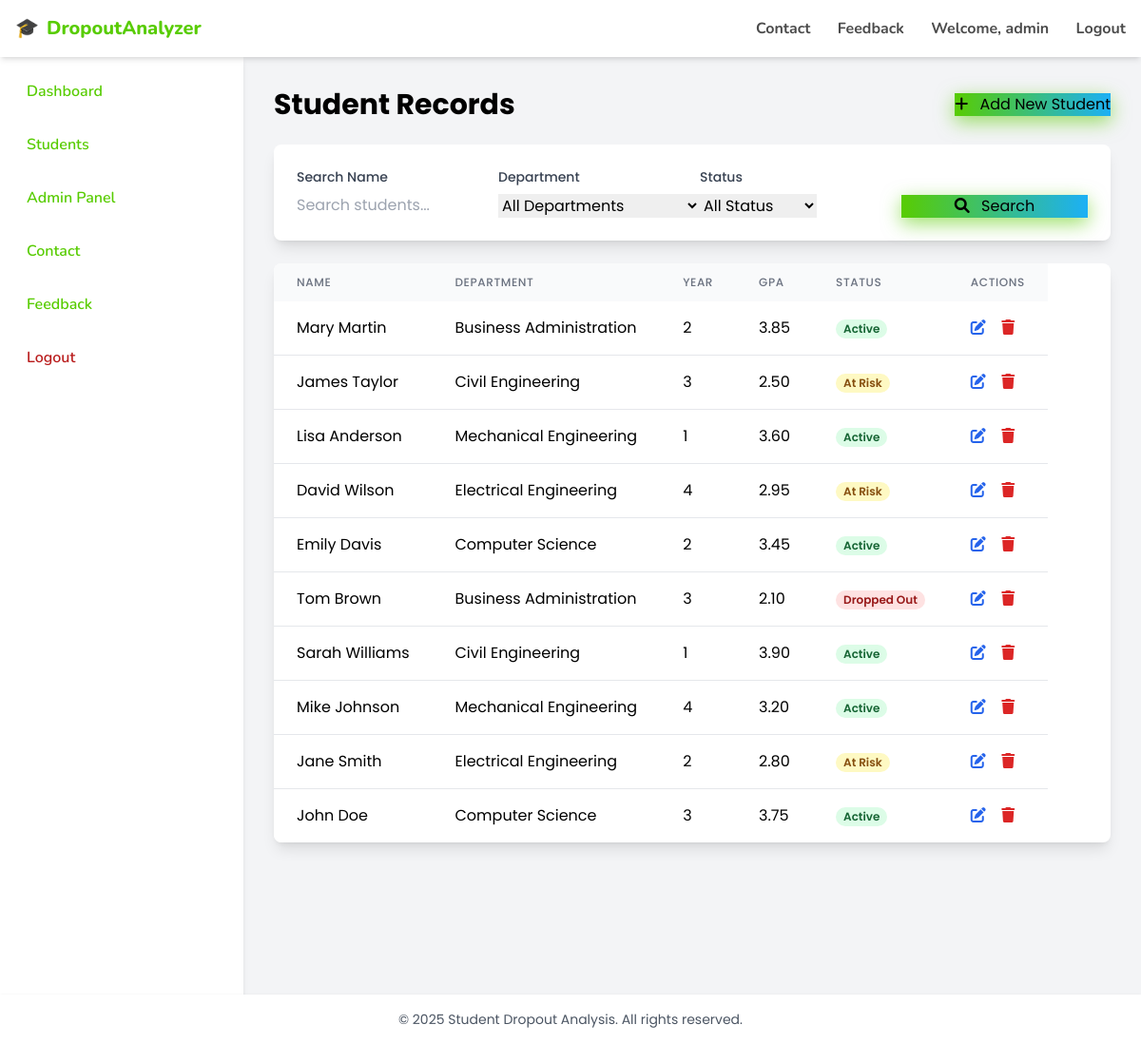
Page /students/view.php (signed in) on the committed database.
### tables this page shows
CREATE TABLE IF NOT EXISTS students (
    id INT AUTO_INCREMENT PRIMARY KEY,
    name VARCHAR(100) NOT NULL,
    department VARCHAR(100) NOT NULL,
    year INT NOT NULL,
    gpa DECIMAL(3,2) NOT NULL,
    attendance_rate DECIMAL(5,2) DEFAULT 100.00,
    status ENUM('Active', 'At Risk', 'Dropped Out') NOT NULL DEFAULT 'Active',
    created_at TIMESTAMP DEFAULT CURRENT_TIMESTAMP,
    updated_at TIMESTAMP DEFAULT CURRENT_TIMESTAMP ON UPDATE CURRENT_TIMESTAMP
);

### students/view.php (the view, shortened to what this page needs)
<?php
require_once "../includes/db.php";
$page = isset($_GET['page']) ? (int)$_GET['page'] : 1;
$records_per_page = 10;
$offset = ($page - 1) * $records_per_page;
$search = isset($_GET['search']) ? $_GET['search'] : '';
$params = [];
$param_types = '';
$where_clause = '';
$query = "SELECT * FROM students $where_clause ORDER BY id DESC LIMIT ? OFFSET ?";
$stmt = $conn->prepare($query);
$param_types .= 'ii';
$params[] = $records_per_page;
$params[] = $offset;
$stmt->bind_param($param_types, ...$params);
$stmt->execute();
$result = $stmt->get_result();
?>
<!DOCTYPE html>
<html lang="en">
<head>
    <script src="https://cdn.tailwindcss.com"></script>
    <link rel="stylesheet" href="https://cdnjs.cloudflare.com/ajax/libs/font-awesome/6.0.0-beta3/css/all.min.css" />
    <link rel="stylesheet" href="../assets/css/style.css" />
</head>
<body class="bg-gray-100 min-h-screen">
    <?php include "../components/navbar.php"; ?>
    <div class="flex">
        <?php include "../components/sidebar.php"; ?>
        <main class="flex-1 p-8">
            <div class="flex justify-between items-center mb-6">
                <h1 class="text-3xl font-bold">Student Records</h1>
                <a href="add.php" class="btn-primary">
                    <i class="fas fa-plus mr-2"></i> Add New Student
                </a>
            </div>
            <div class="bg-white rounded-lg shadow-lg p-6 mb-6">
                <form method="GET" class="grid grid-cols-1 md:grid-cols-4 gap-4">
                    <div>
                        <label class="block text-sm font-medium text-gray-700 mb-2">Search Name</label>
                        <input type="text" name="search" value="<?= htmlspecialchars($search) ?>"
                               class="form-input" placeholder="Search students...">
                    </div>
                    <div>
                        <label class="block text-sm font-medium text-gray-700 mb-2">Department</label>
                        <select name="department" class="form-input">
                            <option value="">All Departments</option>
                        </select>
                    </div>
                    <div>
                        <label class="block text-sm font-medium text-gray-700 mb-2">Status</label>
                        <select name="status" class="form-input">
                            <option value="">All Status</option>
                        </select>
                    </div>
                    <div class="flex items-end">
                        <button type="submit" class="btn-primary w-full">
                            <i class="fas fa-search mr-2"></i> Search
                        </button>
                    </div>
                </form>
            </div>
            <div class="bg-white rounded-lg shadow-lg overflow-hidden">
                <table class="data-table">
                    <thead class="bg-gray-50">
                        <tr>
                            <th class="px-6 py-3 text-left text-xs font-medium text-gray-500 uppercase tracking-wider">Name</th>
                            <th class="px-6 py-3 text-left text-xs font-medium text-gray-500 uppercase tracking-wider">Department</th>
                            <th class="px-6 py-3 text-left text-xs font-medium text-gray-500 uppercase tracking-wider">Year</th>
                            <th class="px-6 py-3 text-left text-xs font-medium text-gray-500 uppercase tracking-wider">GPA</th>
                            <th class="px-6 py-3 text-left text-xs font-medium text-gray-500 uppercase tracking-wider">Status</th>
                            <th class="px-6 py-3 text-left text-xs font-medium text-gray-500 uppercase tracking-wider">Actions</th>
                        </tr>
                    </thead>
                    <tbody class="bg-white divide-y divide-gray-200">
                        <?php if ($result && $result->num_rows > 0): ?>
                            <?php while ($row = $result->fetch_assoc()): ?>
                                <tr class="hover:bg-gray-50">
                                    <td class="px-6 py-4"><?= htmlspecialchars($row['name']) ?></td>
                                    <td class="px-6 py-4"><?= htmlspecialchars($row['department']) ?></td>
                                    <td class="px-6 py-4"><?= htmlspecialchars($row['year']) ?></td>
                                    <td class="px-6 py-4"><?= htmlspecialchars($row['gpa']) ?></td>
                                    <td class="px-6 py-4">
                                        <?php
                                        $status_color = 'gray';
                                        if ($row['status'] === 'Dropped Out') $status_color = 'red';
                                        elseif ($row['status'] === 'At Risk') $status_color = 'yellow';
                                        elseif ($row['status'] === 'Active') $status_color = 'green';
                                        ?>
                                        <span class="px-2 inline-flex text-xs leading-5 font-semibold rounded-full bg-<?= $status_color ?>-100 text-<?= $status_color ?>-800">
                                            <?= htmlspecialchars($row['status']) ?>
                                        </span>
                                    </td>
                                    <td class="px-6 py-4">
                                        <a href="edit.php?id=<?= $row['id'] ?>" class="text-blue-600 hover:text-blue-900 mr-3">
                                            <i class="fas fa-edit"></i>
                                        </a>
                                        <a href="delete.php?id=<?= $row['id'] ?>"
                                           class="text-red-600 hover:text-red-900"
                                           onclick="return confirm('Are you sure you want to delete this student?');">
                                            <i class="fas fa-trash"></i>
                                        </a>
                                    </td>
                                </tr>
                            <?php endwhile; ?>
                        <?php else: ?>
                            <tr>
                                <td colspan="6" class="px-6 py-4 text-center text-gray-500">No students found</td>
                            </tr>
                        <?php endif; ?>
                    </tbody>
                </table>
            </div>
        </main>
    </div>
    <?php include "../components/footer.php"; ?>
</body>
</html>

### components/navbar.php (shortened to what this page needs)
<nav class="bg-white shadow-md p-4 flex justify-between items-center sticky top-0 z-50 animate-fadeInDown">
    <div class="text-xl font-extrabold text-[#58cc02] hover:text-[#43c000] transition-colors duration-300">
        <a href="/student-dropout-analysis/dashboard/index.php" class="flex items-center space-x-2">
            <span>🎓</span>
            <span>DropoutAnalyzer</span>
        </a>
    </div>
    <div class="space-x-6 font-bold text-[#4b4b4b]">
        <a href="/student-dropout-analysis/contact.php" class="hover:text-[#58cc02] transition-colors duration-300">Contact</a>
        <a href="/student-dropout-analysis/feedback.php" class="hover:text-[#58cc02] transition-colors duration-300">Feedback</a>
        <?php if (isset($_SESSION['user_name'])): ?>
            <a href="#" class="hover:text-[#58cc02] transition-colors duration-300">Welcome, <?= htmlspecialchars($_SESSION['user_name']) ?></a>
            <a href="/student-dropout-analysis/auth/logout.php" class="hover:text-red-600 transition-colors duration-300">Logout</a>
        <?php else: ?>
            <a href="/student-dropout-analysis/auth/login.php" class="hover:text-[#58cc02] transition-colors duration-300">Login</a>
            <a href="/student-dropout-analysis/auth/register.php" class="hover:text-[#58cc02] transition-colors duration-300">Signup</a>
        <?php endif; ?>
    </div>
</nav>

### components/sidebar.php (shortened to what this page needs)
<aside class="w-64 bg-white shadow-md min-h-screen p-4 animate-fadeInLeft">
    <nav class="space-y-4">
        <a href="/student-dropout-analysis/dashboard/index.php" class="block px-3 py-2 rounded hover:bg-green-100 text-[#58cc02] font-semibold transition-colors duration-300">Dashboard</a>
        <a href="/student-dropout-analysis/students/view.php" class="block px-3 py-2 rounded hover:bg-green-100 text-[#58cc02] font-semibold transition-colors duration-300">Students</a>
        <a href="/student-dropout-analysis/admin/manage_users.php" class="block px-3 py-2 rounded hover:bg-green-100 text-[#58cc02] font-semibold transition-colors duration-300">Admin Panel</a>
        <a href="/student-dropout-analysis/contact.php" class="block px-3 py-2 rounded hover:bg-green-100 text-[#58cc02] font-semibold transition-colors duration-300">Contact</a>
        <a href="/student-dropout-analysis/feedback.php" class="block px-3 py-2 rounded hover:bg-green-100 text-[#58cc02] font-semibold transition-colors duration-300">Feedback</a>
        <a href="/student-dropout-analysis/auth/logout.php" class="block px-3 py-2 rounded hover:bg-red-100 text-red-700 font-semibold transition-colors duration-300">Logout</a>
    </nav>
</aside>

### components/footer.php
<footer class="fixed bottom-0 left-0 w-full bg-white shadow p-4 text-center text-gray-600 text-sm z-50">
    &copy; 2025 Student Dropout Analysis. All rights reserved.
</footer>

### assets/css/style.css (style rules this page uses)
.data-table { @apply min-w-full divide-y divide-gray-200 shadow-lg rounded-lg overflow-hidden; }
.btn-primary { @apply bg-blue-600 text-white px-6 py-2 rounded-lg hover:bg-blue-700 transition-colors duration-300; }
.form-input { @apply w-full p-3 border border-gray-300 rounded-lg focus:ring-2 focus:ring-blue-500 focus:border-transparent transition-all duration-300; }
.animate-fadeInDown { animation: fadeInDown 0.8s ease forwards; }
.animate-fadeInLeft { animation: fadeInLeft 0.8s ease forwards; }
.btn-primary { @apply text-white px-6 py-2 rounded-lg border-4 border-green-600 transition-colors duration-300; background: linear-gradient(90deg, #58cc02 0%, #1cb0f6 100%); box-shadow: 0 6px 20px rgba(88, 204, 2, 0.6); border-image-slice: 1; border-image-source: linear-gradient(90deg, #58cc02 0%, #1cb0f6 100%); }
.form-input { @apply w-full p-3 border border-gray-300 rounded-lg focus:ring-2 focus:ring-green-500 focus:border-green-500 transition-all duration-300; }

### students/view.php (style rules this page uses)
body { font-family: 'Poppins', sans-serif; }

### components/navbar.php (style rules this page uses)
nav { font-family: 'Nunito', sans-serif; }
.animate-fadeInDown { animation: fadeInDown 0.8s ease forwards; }

### components/sidebar.php (style rules this page uses)
.animate-fadeInLeft { animation: fadeInLeft 0.8s ease forwards; }

### rows in the picture
students: name "Mary Martin", department "Business Administration", year "2", gpa "3.85", status "Active"
students: name "James Taylor", department "Civil Engineering", year "3", gpa "2.50", status "At Risk"
students: name "Lisa Anderson", department "Mechanical Engineering", year "1", gpa "3.60", status "Active"
students: name "David Wilson", department "Electrical Engineering", year "4", gpa "2.95", status "At Risk"
students: name "Emily Davis", department "Computer Science", year "2", gpa "3.45", status "Active"
students: name "Tom Brown", department "Business Administration", year "3", gpa "2.10", status "Dropped Out"
students: name "Sarah Williams", department "Civil Engineering", year "1", gpa "3.90", status "Active"
students: name "Mike Johnson", department "Mechanical Engineering", year "4", gpa "3.20", status "Active"
students: name "Jane Smith", department "Electrical Engineering", year "2", gpa "2.80", status "At Risk"
students: name "John Doe", department "Computer Science", year "3", gpa "3.75", status "Active"

### other values in the picture
$_SESSION['user_name'] "admin"
